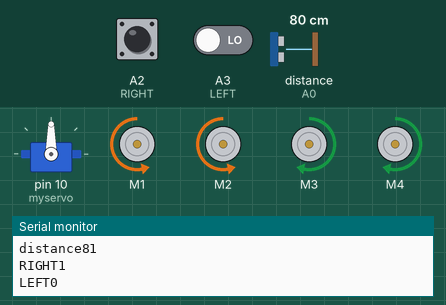
A sketch run on a simulated Arduino Uno, built with avr-gcc and run on an emulated ATmega328P. Parts: servo, 4 × DC motor (green arrow = forward, orange = backward, longer = faster), the last lines printed to the serial monitor. Inputs (shaded band) come from the test bench; at power-on: distance to the obstacle (sensor on A0) 80 cm, A2 (RIGHT) HIGH, A3 (LEFT) LOW. The echo pulse lasts 58.3 µs per cm.

Above: at 6.6 s.
6.7 s: distance to the obstacle (sensor on A0) set to 16 cm
8.2 s: distance to the obstacle (sensor on A0) set to 12 cm
At 8.8 s:
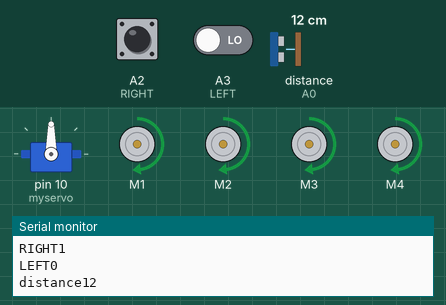
9.8 s: distance to the obstacle (sensor on A0) set to 18 cm
At 10.8 s:
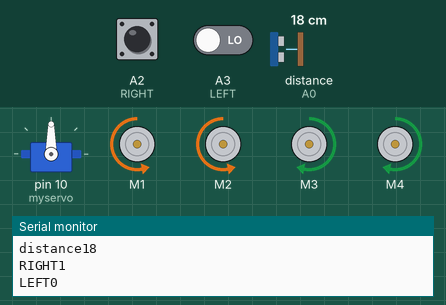
11.3 s: A2 (RIGHT) pulled LOW for 0.25 s
At 11.5 s:
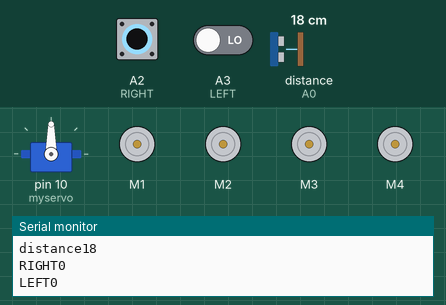
13.0 s: A2 (RIGHT) pulled LOW for 3.2 s
At 17.4 s:
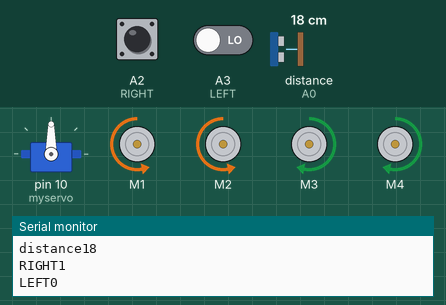
17.7 s: A2 (RIGHT) driven LOW and A3 (LEFT) driven HIGH
At 19.3 s:
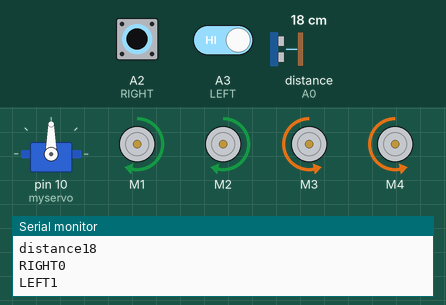
Timing chart, 0 to 20.3 s (numbered marks = the images above; inputs shaded):
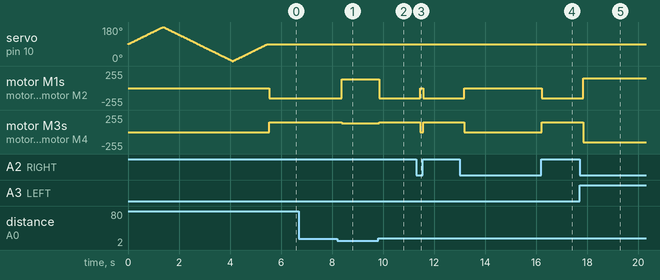

The sketch:

Arduino_Follow_Me_Robot.ino
```cpp
//include the library code:
#include<NewPing.h>
#include<Servo.h>
#include<AFMotor.h>

#define RIGHT A2
#define LEFT A3
#define TRIGGER_PIN A1
#define ECHO_PIN A0
#define MAX_DISTANCE 200

unsigned int distance = 0;
unsigned int Right_Value = 0;
unsigned int Left_Value = 0;


NewPing sonar(TRIGGER_PIN, ECHO_PIN, MAX_DISTANCE);  //NewPing setup of pins and maximum distance:

//create motor objects
AF_DCMotor Motor1(1,MOTOR12_1KHZ);
AF_DCMotor Motor2(2,MOTOR12_1KHZ);
AF_DCMotor Motor3(3,MOTOR34_1KHZ);
AF_DCMotor Motor4(4,MOTOR34_1KHZ);

 Servo myservo;
 int pos=0;

void setup() { // the setup function runs only once when power on the board or reset the board:

   Serial.begin(9600);
   myservo.attach(10);
{
for(pos = 90; pos <= 180; pos += 1){
  myservo.write(pos);
  delay(15);
  }
for(pos = 180; pos >= 0; pos-= 1) {
  myservo.write(pos);
  delay(15);                            //wait 15ms for the servo to reach the position:
  }
for(pos = 0; pos<=90; pos += 1) {       //goes from 180 degrees to 0 degrees:
  myservo.write(pos);                   //tell servo to move according to the value of 'pos' variable:
  delay(15);                            //wait 15ms for the servo to reach the position:
  }
}
   pinMode(RIGHT, INPUT);
   pinMode(LEFT, INPUT);
}

// the lope function runs forever
void loop() {

delay(50);                                        //wait 50ms between pings:
distance = sonar.ping_cm();                       //send ping, get distance in cm and store it in 'distance' variable:
Serial.print("distance");
Serial.println(distance);                         // print the distance in serial monitor:


    Right_Value = digitalRead(RIGHT);             // read the value from Right IR sensor:
    Left_Value = digitalRead(LEFT);               // read the value from Left IR sensor:

Serial.print("RIGHT");
Serial.println(Right_Value);                      // print the right IR sensor value in serial monitor:
Serial.print("LEFT");
Serial.println(Left_Value);                       //print the left IR sensor value in serial monitor:

if((distance > 1) && (distance < 15)){            //check wheather the ultrasonic sensor's value stays between 1 to 15.
                                                  //If the condition is 'true' then the statement below will execute:
  //Move Forward:
  Motor1.setSpeed(130);
  Motor1.run(FORWARD);
  Motor2.setSpeed(130);
  Motor2.run(FORWARD);
  Motor3.setSpeed(130);
  Motor3.run(FORWARD);
  Motor4.setSpeed(130);
  Motor4.run(FORWARD);

}else if((Right_Value==0) && (Left_Value==1)) {   //If the condition is 'true' then the statement below will execute:

  //Turn Left
  Motor1.setSpeed(150);  //define motor1 speed:
  Motor1.run(FORWARD);   //rotate motor1 cloclwise:
  Motor2.setSpeed(150);  //define motor2 speed:
  Motor2.run(FORWARD);   //rotate motor2 clockwise:
  Motor3.setSpeed(150);  //define motor3 speed:
  Motor3.run(BACKWARD);  //rotate motor3 anticlockwise:
  Motor4.setSpeed(150);  //define motor4 speed:
  Motor4.run(BACKWARD);  //rotate motor4 anticlockwise:
  delay(150);

}else if((Right_Value==1)&&(Left_Value==0)) {     //If the condition is 'true' then the statement below will execute:

  //Turn Right
  Motor1.setSpeed(150);  //define motor1 speed:
  Motor1.run(BACKWARD);  //rotate motor1 anticlockwise:
  Motor2.setSpeed(150);  //define motor2 speed:
  Motor2.run(BACKWARD);  //rotate motor2 anticlockwise:
  Motor3.setSpeed(150);  //define motor3 speed:
  Motor3.run(FORWARD);   //rotate motor3 clockwise:
  Motor4.setSpeed(150);  //define motor4 speed:
  Motor4.run(FORWARD);   //rotate motor4 clockwise:
  delay(150);

}else if(distance > 15) {                          //If the condition is 'true' then the statement below will execute:

  //Stop
  Motor1.setSpeed(0);    //define motor1 speed:
  Motor1.run(RELEASE);   //stop motor1:
  Motor2.setSpeed(0);    //define motor2 speed:
  Motor2.run(RELEASE);   //stop motor2:
  Motor3.setSpeed(0);    //define motor3 speed:
  Motor3.run(RELEASE);   //stop motor3:
  Motor4.setSpeed(0);    //define motor4 speed:
  Motor4.run(RELEASE);   //stop motor4:
}
}
```

Measured:
- the behaviour switches between 15 and 14 cm on distance to the obstacle (sensor on A0) (found by bisection; images 0 and 1)
- after the input at 8.2 s, motor M1, motor M2: backward 150/255 → forward 130/255 after 0.18 s; motor M3, motor M4: forward 150/255 → forward 130/255 after 0.18 s
- after the input at 9.8 s, motor M1, motor M2: forward 130/255 → backward 150/255 at once; motor M3, motor M4: forward 130/255 → forward 150/255 at once
- after the input at 11.3 s, motor M1, motor M2: backward 150/255 → stopped after 0.16 s, → backward 150/255 0.10 s later; motor M3, motor M4: forward 150/255 → stopped after 0.16 s, → forward 150/255 0.10 s later
- after the input at 13.0 s, motor M1, motor M2: backward 150/255 → stopped after 0.18 s, → backward 150/255 3.0 s later; motor M3, motor M4: forward 150/255 → stopped after 0.18 s, → forward 150/255 3.0 s later
- after the input at 17.7 s, motor M1, motor M2: backward 150/255 → forward 150/255 after 0.14 s; motor M3, motor M4: forward 150/255 → backward 150/255 after 0.14 s
